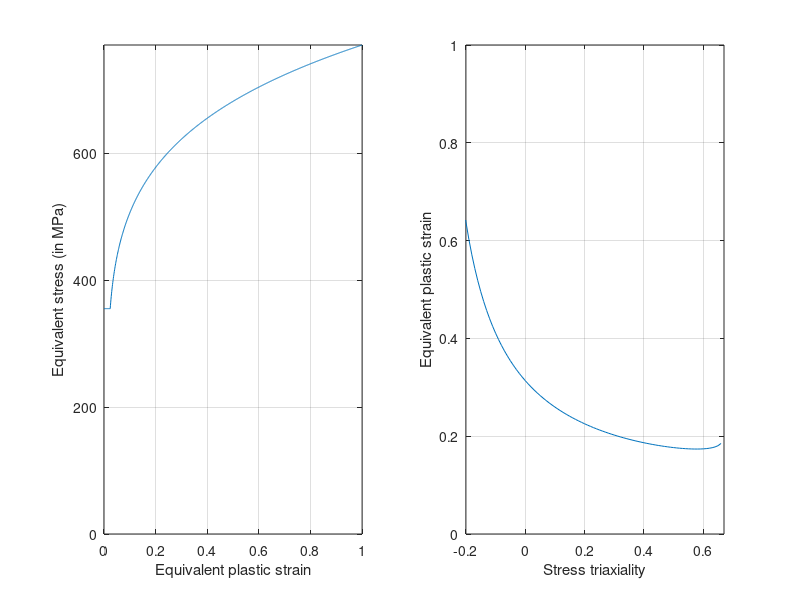

This chart was generated by the following MATLAB code:
clc
clear all
%close all

%%-----------------------------------------------------------------------%%
% Define material constants
%%-----------------------------------------------------------------------%%
rho    = 7.8e-9; %Density
E0     = 210000; %Young's modulus
nu     =    0.3; %Poisson's ratio
sigma0 =    355; %Yield stress
K      =    772; %hardening modulus
n      = 0.1733; %hardening exponent
epspl  =  0.024; %yield plateau strain


%%-----------------------------------------------------------------------%%
% Define element shape
%%-----------------------------------------------------------------------%%
leote = 7.5; %ratio between the in-plane size and the thickness of the shell


%%-----------------------------------------------------------------------%%
% Compute the stress-strain curve
%%-----------------------------------------------------------------------%%
pmax       =  1.0; %maximum plastic strain
npoints    = 1000; %number of points in the stress-strain curve
p          = (0:0.001:1)';
npoints    = npoints+1;
epsp0      = (sigma0/K)^(1/n)-epspl;
model(1,1) = sigma0;
for i=2:npoints
   if p(i) > epspl
      model(i,1) = K*(epsp0+p(i))^n;
   else
      model(i,1) = sigma0;
   end
end


%%-----------------------------------------------------------------------%%
% Compute failure model
%%-----------------------------------------------------------------------%%
%%%%%%%%%%%%%%%%%%%%%%%%%%%%%%%%%%%%%%%%%%%%%%%%%%%%%%%%%%%%%%%%%%%%%%%%%%%
% define stress triaxiality and Lode parameter
%%%%%%%%%%%%%%%%%%%%%%%%%%%%%%%%%%%%%%%%%%%%%%%%%%%%%%%%%%%%%%%%%%%%%%%%%%%
T = -0.33:0.01:0.66;
p =  0:0.001:1.0;
for i=1:length(T)
    % lode parameter
    if(T(i)<-0.333)
        L(i) = -3/(9*T(i)^2-1)*(1-sqrt(12*T(i)^2-27*T(i)^4));
    elseif(T(i)<0 && T(i)>=-0.333)
        L(i) =  sqrt(27*T(i)^2/(4-9*T(i)^2));
    elseif(T(i)<0.333 && T(i)>=0)
        L(i) =  -sqrt(27*T(i)^2/(4-9*T(i)^2));
    else
        L(i) = 3/(9*T(i)^2-1)*(1-sqrt(12*T(i)^2-27*T(i)^4));
    end    
end
en  = 2.0*n;
ef  = n+(en-n)/leote;
Wc  = K*(ef)^(n+1)/(n+1);
for i=1:length(T)    
   pf(i) = ((n+1)*Wc/(K*max(0,T(i)+(3-L(i))/(3*sqrt(3+L(i)^2)))))^(1/(n+1));
end
    

%%-----------------------------------------------------------------------%%
% Plot results
%%-----------------------------------------------------------------------%%
figure('Name',num2str(leote),'NumberTitle','off');
subplot(1,2,1)
plot(p,model)
axis([0 max(p) 0 max(model)])
xlabel('Equivalent plastic strain')
ylabel('Equivalent stress (in MPa)')
grid on
subplot(1,2,2)
plot(T,pf)
axis([-0.2 0.67 0 1.0])
xlabel('Stress triaxiality')
ylabel('Equivalent plastic strain')
grid on


%%-----------------------------------------------------------------------%%
% Export material card
%%-----------------------------------------------------------------------%%
fich=fopen(['mat_' num2str(leote) '.inp'],'w');
%fich=fopen(['steelMat.inp'],'w');
% Add material
fprintf(fich,'*Material, name=DOMEX_S355\n');
% Add Density
fprintf(fich,'*Density\n');
fprintf(fich,'%6d\n',rho);
% Add Elasticity
fprintf(fich,'*Elastic\n');
fprintf(fich,'%6d,%6d\n',E0,nu);
% Add plasticity
fprintf(fich,'*Plastic\n');
for i=1:length(p)
    fprintf(fich,'%6d,%6d\n',model(i),p(i));
end
% Add fracture model
fprintf(fich,'*Damage Initiation, criterion=DUCTILE\n');
fprintf(fich,'%6d,%6d\n',1000,-0.67);
for i=1:length(T)
    fprintf(fich,'%6d,%6d\n',pf(i),T(i));
end
fprintf(fich,'*Damage Evolution, type=DISPLACEMENT\n');
fprintf(fich,'%6d,\n',0.001);
% Close file
fclose(fich);
